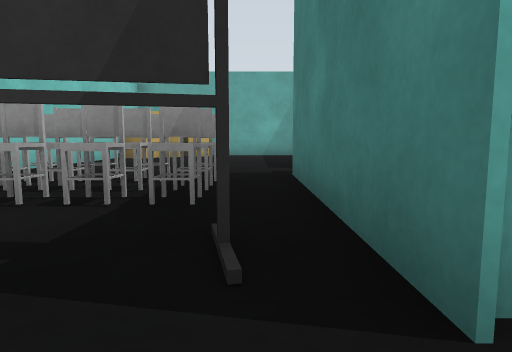
[1] (above)

17 first-person views from a walk through a robot-simulator world made for Gazebo. The camera is 0.5 m above the floor, tilts 6° down and sees 75° across. The floor is counted in squares, 1 m on a side. Each view is taken from the middle of a square. On the plan, view 1 faces up. The plan holds only what a view shows up to about 9 squares ahead; the rest is blank.

[2]
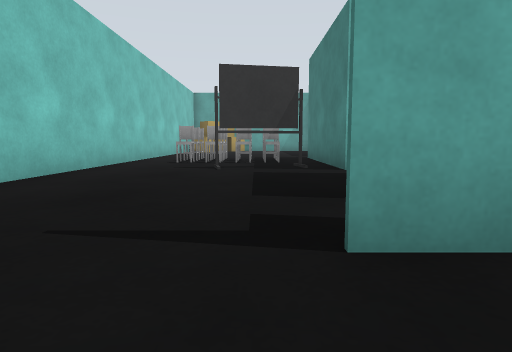

[3]
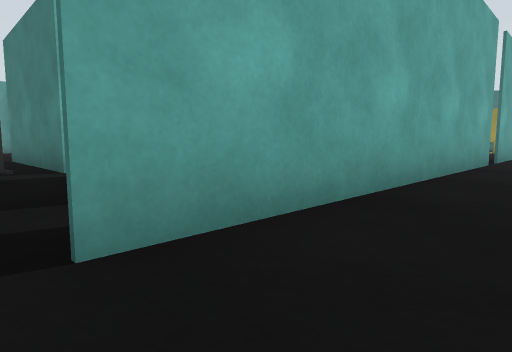

[4]
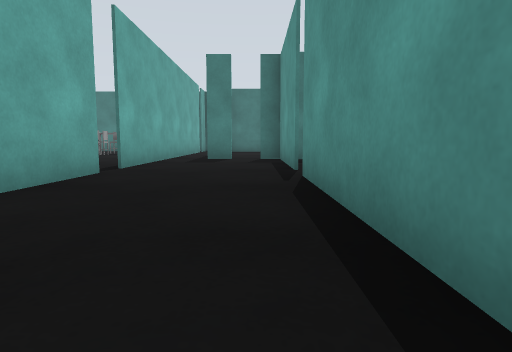

[5]
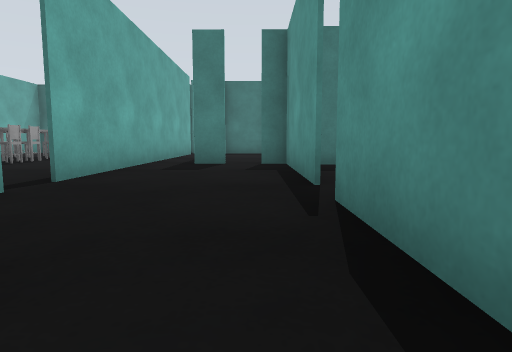

[6]
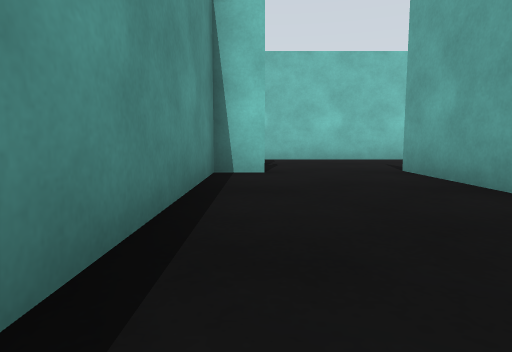

[7]
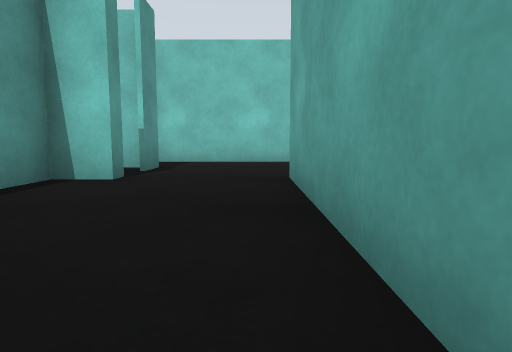

[8]
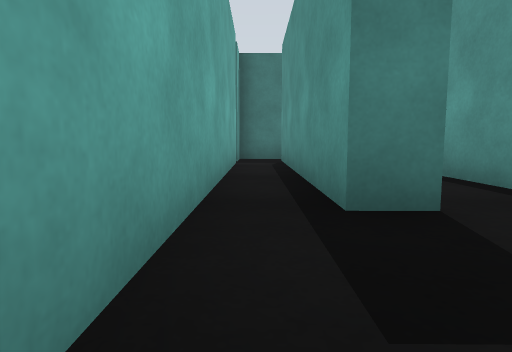

[9]
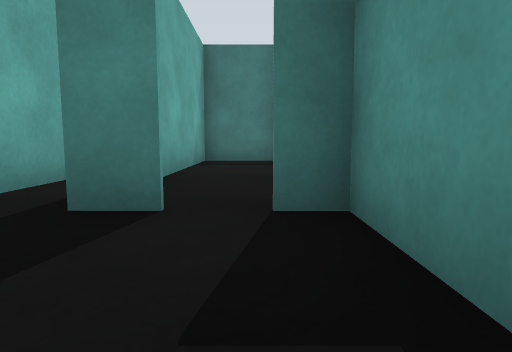

[10]
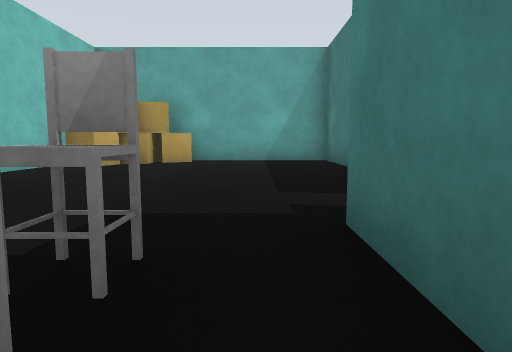

[11]
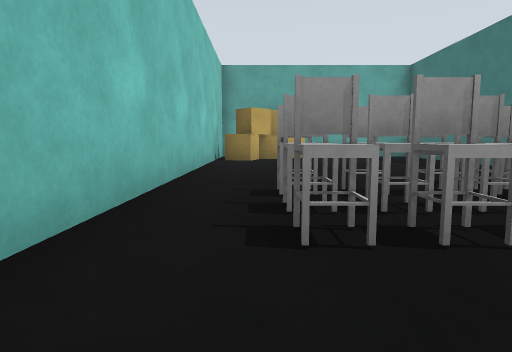

[12]
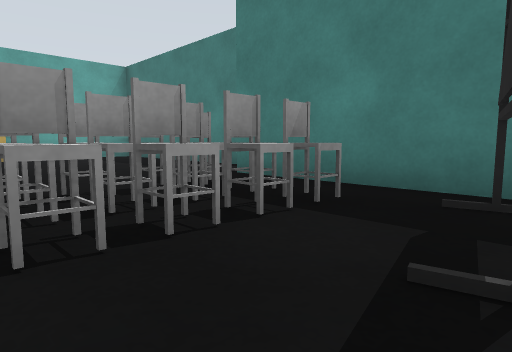

[13]
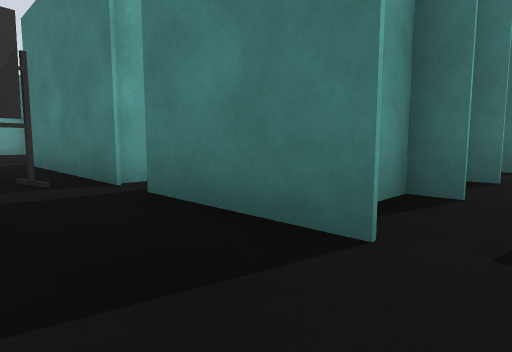

[14]
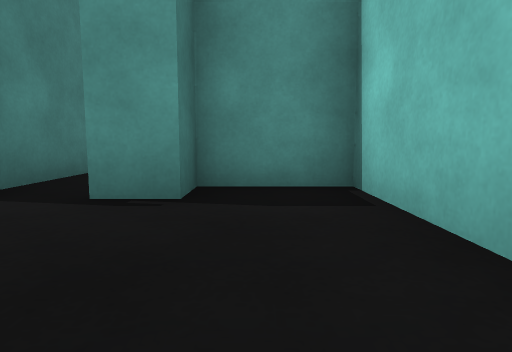

[15]
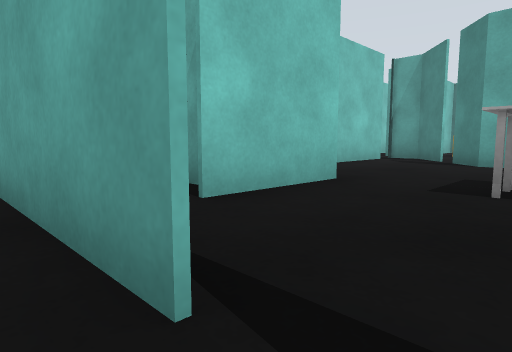

[16]
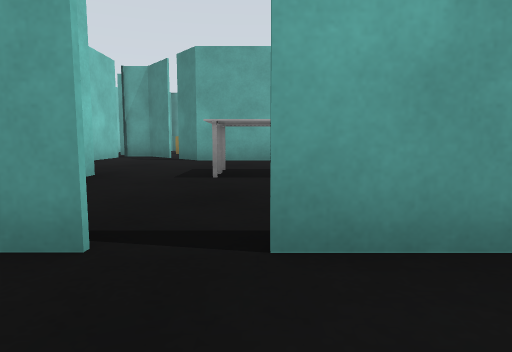

[17]
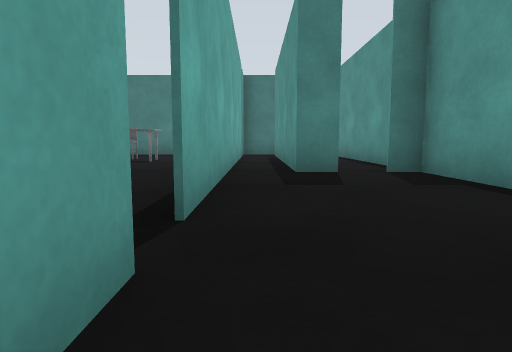

### Floor plan
Key: @ floor where view 1 was taken; # wall or solid block; x gap in a wall; . floor; = window, fence, low wall or low ledge.
Columns run from 4 left of view 1 to 18 right of it. Each row starts with its distance up from view 1.
 12   #####
 11  ##...#
 10 ##....#
  9 #.....#
  8 #.....#
  7 #.....#
  6 #.....#
  5 #....## ###
  4 #===.#  #.##
  3 #===.#  #.. #
  2 #....#   ....
  1 #..#x#   ..==
  0 #...@#    #=#  ###
 -1 #....#    #==  == ==
 -2 #....##  ##.......=#
 -3 #...#######xx########x
 -4 #.....................#
 -5 #..............########
 -6 #.#.#..........#
 -7 ###.################
 -8    .#          #

Where each view was taken, in squares from view 1:
view 1: 0 up, 0 right, facing up
view 2: 5 down, 1 left, facing up
view 3: 5 down, 1 left, facing up-right
view 4: 6 down, 2 right, facing right
view 5: 6 down, 4 right, facing right
view 6: 6 down, 5 right, facing left
view 7: 4 down, 4 right, facing left
view 8: 4 down, 9 right, facing right
view 9: 6 down, 9 right, facing right
view 10: 3 up, 0 right, facing up
view 11: 1 up, 3 left, facing up
view 12: 1 up, 3 left, facing up-right
view 13: 3 down, 1 left, facing up-right
view 14: 3 down, 3 left, facing down
view 15: 4 down, 8 right, facing up-left
view 16: 5 down, 8 right, facing up
view 17: 4 down, 6 right, facing right
